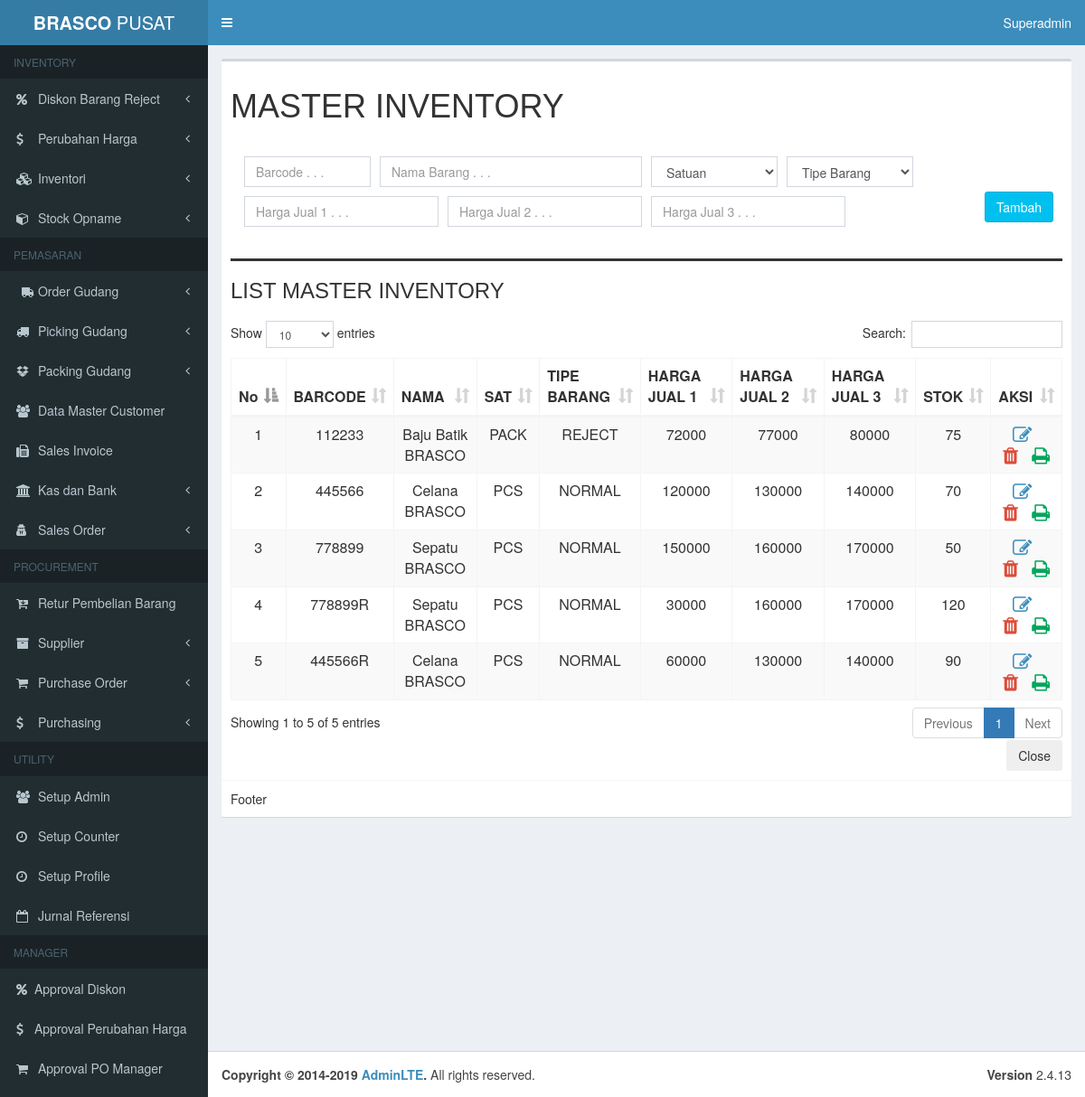
The app's page /master_inventory/index.php (signed in) with its own data.
### tables this page shows
CREATE TABLE `inventory` (
  `id` int(11) NOT NULL,
  `barcode` varchar(255) NOT NULL,
  `nama_barang` varchar(255) NOT NULL,
  `satuan` varchar(255) NOT NULL,
  `id_tipe_barang` varchar(255) NOT NULL,
  `harga_jual1` varchar(255) NOT NULL,
  `harga_jual2` varchar(255) NOT NULL,
  `harga_jual3` varchar(255) NOT NULL,
  `harga_beli` varchar(255) NOT NULL,
  `quantity` varchar(255) DEFAULT '0',
  `id_admin` varchar(255) NOT NULL,
  `id_edit_admin` varchar(255) NOT NULL,
  `created_at` timestamp NOT NULL DEFAULT current_timestamp(),
  `update_at` timestamp NULL DEFAULT NULL ON UPDATE current_timestamp()
);

CREATE TABLE `satuan` (
  `id` int(11) NOT NULL,
  `satuan` varchar(50) NOT NULL,
  `id_admin` varchar(255) NOT NULL,
  `id_edit_admin` varchar(255) NOT NULL
);

CREATE TABLE `tipe_barang` (
  `id` int(11) NOT NULL,
  `nama_barang` varchar(255) NOT NULL,
  `id_admin` varchar(255) NOT NULL,
  `id_edit_admin` varchar(255) NOT NULL,
  `created_at` timestamp NOT NULL DEFAULT current_timestamp(),
  `update_at` timestamp NULL DEFAULT NULL ON UPDATE current_timestamp()
);

### env.php (called while the page is built, shortened)
<?php
$host = "localhost";
$user = "root";
$password = "";
$dbname = "brasco_pusat";
$conn = mysqli_connect($host, $user, $password, $dbname);
function query($query)
{
  global $conn;
  $result = mysqli_query($conn, $query);
  $rows = [];
  while ($row = mysqli_fetch_assoc($result)) {
    $rows[] = $row;
  }
  return $rows;
}

### master_inventory/index.php (the view, shortened to what this page needs)
<?php
$data = query("SELECT * FROM inventory");
?>
<?php include('../templates/header.php') ?>
<div class="content-wrapper">
  <section class="content">
    <div class="box">
      <div class="box-body">
        <h1>MASTER INVENTORY</h1>
        <form class="inline-form" action="" method="post" id="form_simpan">
          <div class="box-body">
            <div class="form-group">
              <div class="col-sm-2" style="padding: 5px;">
                <input type="number" id="isi_barcode" name="barcode" class="form-control" placeholder="Barcode . . ." required>
              </div>
              <div class="col-sm-4" style="padding: 5px;">
                <input type="text" name="nama_barang" class="form-control" placeholder="Nama Barang . . ." required>
              </div>
              <div class="col-sm-2" style="padding: 5px;">
                <select class="form-control" name="satuan">
                  <option disabled selected>Satuan</option>
                </select>
              </div>
              <div class="col-sm-2" style="padding: 5px;">
                <select class="form-control" name="id_tipe_barang">
                  <option disabled selected>Tipe Barang</option>
                </select>
              </div>
            </div>
            <div class="form-group">
              <div class="col-sm-3" style="padding: 5px;">
                <input type="number" min="0" class="form-control" name="harga_jual1" placeholder="Harga Jual 1 . . ." required>
              </div>
              <div class="col-sm-3" style="padding: 5px;">
                <input type="number" min="0" class="form-control" name="harga_jual2" placeholder="Harga Jual 2 . . ." required>
              </div>
              <div class="col-sm-3" style="padding: 5px;">
                <input type="number" min="0" class="form-control" name="harga_jual3" placeholder="Harga Jual 3 . . ." required>
              </div>
            </div>
            <button type="submit" id="submit" class="btn btn-info pull-right" name="submit">Tambah</button>
          </div>
        </form>
        <div style="width: 100%">
          <div style="border-top: solid; width: 100%; margin-top: 20px">
            <h3 style="margin-top: 20px">LIST MASTER INVENTORY</h3>
          </div>
        </div>
        <div class="table-responsive" style="margin-top: 20px">
          <table id="example1" class="table table-bordered table-striped">
            <thead class="thead-dark" align="center">
              <tr class="text-center">
                <th>No</th>
                <th>BARCODE</th>
                <th>NAMA</th>
                <th>SAT</th>
                <th>TIPE BARANG</th>
                <th>HARGA JUAL 1</th>
                <th>HARGA JUAL 2</th>
                <th>HARGA JUAL 3</th>
                <th>STOK</th>
                <th>AKSI</th>
              </tr>
            </thead>
            <tbody align="center">
              <?php $i = 1; ?>
              <?php foreach ($data as $row) :
              ?>
                <tr>
                  <td><?php echo $i; ?></td>
                  <td><?php echo $row["barcode"]; ?></td>
                  <?php
                  $id_tipe = $row['id_tipe_barang'];
                  $result = query("SELECT * FROM tipe_barang WHERE id = '$id_tipe'");
                  $id_satuan = $row['satuan'];
                  $result2 = query("SELECT * FROM satuan WHERE id = '$id_satuan'");
                  ?>
                  <td><?php echo $row["nama_barang"]; ?></td>
                  <td><?php echo $result2[0]["satuan"]; ?></td>
                  <td><?php echo $result[0]['nama_barang']; ?></td>
                  <td><?php echo $row["harga_jual1"]; ?></td>
                  <td><?php echo $row["harga_jual2"]; ?></td>
                  <td><?php echo $row["harga_jual3"]; ?></td>
                  <td><?php echo $row["quantity"]; ?></td>
                  <td>
                    <a href="master_inventory/ubah.php?id=<?php echo $row["id"]; ?>"><i class="fa fa-edit fa-lg"></i>&nbsp&nbsp</a>
                    <a href="master_inventory/hapus.php?id=<?php echo $row["id"]; ?>"><i class="fa fa-trash fa-lg text-red">&nbsp&nbsp</i></a>
                    <a href="master_inventory/laporan/print.php?id=<?php echo $row["id"] ?>" target="_blank"><i class="fa fa-print text-green fa-lg"></i></a>
                  </td>
                </tr>
                <?php $i++ ?>
              <?php endforeach; ?>
            </tbody>
          </table>
        </div>
        <div style="width: 100%; text-align: right;">
          <button class="btn btn-light">Close</button>
        </div>
      </div>
      <div class="box-footer">
        Footer
      </div>
    </div>
  </section>
</div>
<?php include('../templates/footer.php') ?>

### records on screen
inventory: barcode "112233", nama_barang "Baju Batik BRASCO", satuan.satuan "PACK", id_tipe_barang.nama_barang "REJECT", harga_jual1 "72000", harga_jual2 "77000", harga_jual3 "80000", quantity "75"
inventory: barcode "445566", nama_barang "Celana BRASCO", satuan.satuan "PCS", id_tipe_barang.nama_barang "NORMAL", harga_jual1 "120000", harga_jual2 "130000", harga_jual3 "140000", quantity "70"
inventory: barcode "778899", nama_barang "Sepatu BRASCO", satuan.satuan "PCS", id_tipe_barang.nama_barang "NORMAL", harga_jual1 "150000", harga_jual2 "160000", harga_jual3 "170000", quantity "50"
inventory: barcode "778899R", nama_barang "Sepatu BRASCO", satuan.satuan "PCS", id_tipe_barang.nama_barang "NORMAL", harga_jual1 "30000", harga_jual2 "160000", harga_jual3 "170000", quantity "120"
inventory: barcode "445566R", nama_barang "Celana BRASCO", satuan.satuan "PCS", id_tipe_barang.nama_barang "NORMAL", harga_jual1 "60000", harga_jual2 "130000", harga_jual3 "140000", quantity "90"

### other values on screen
$_SESSION['admin']['username'] "Superadmin"
